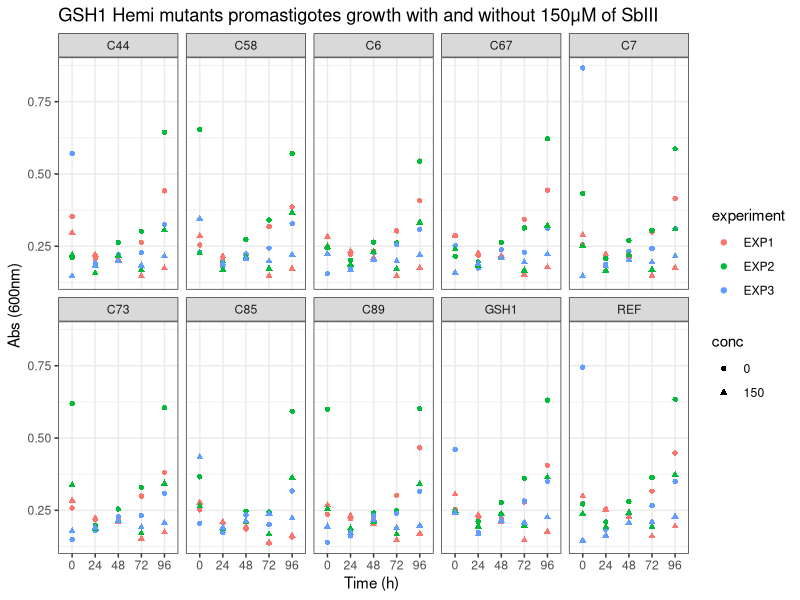
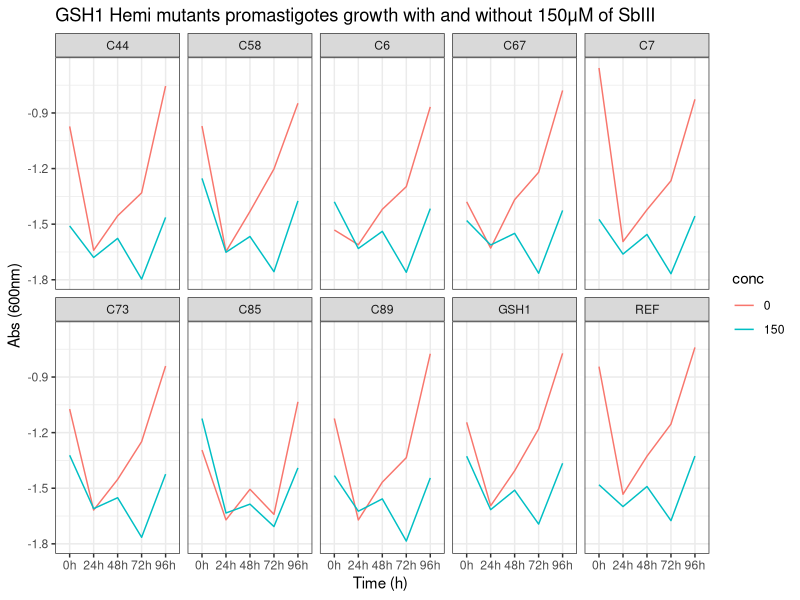
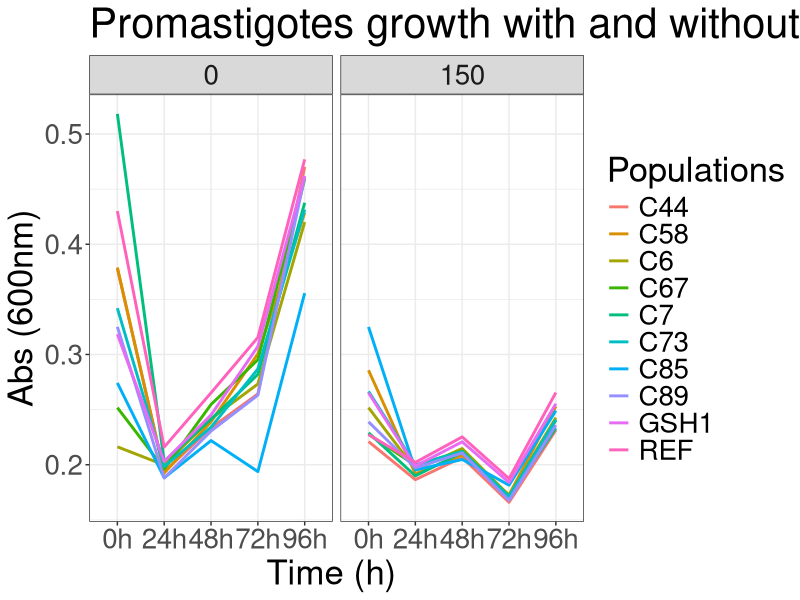
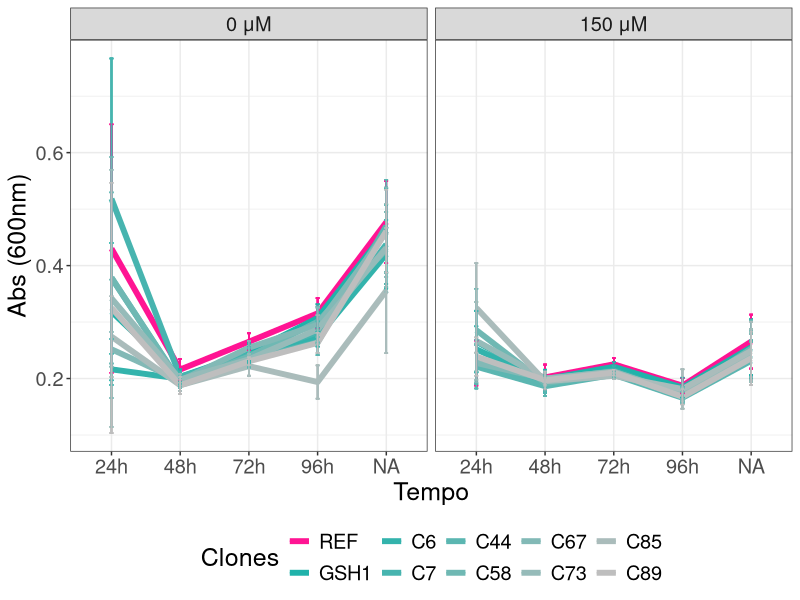
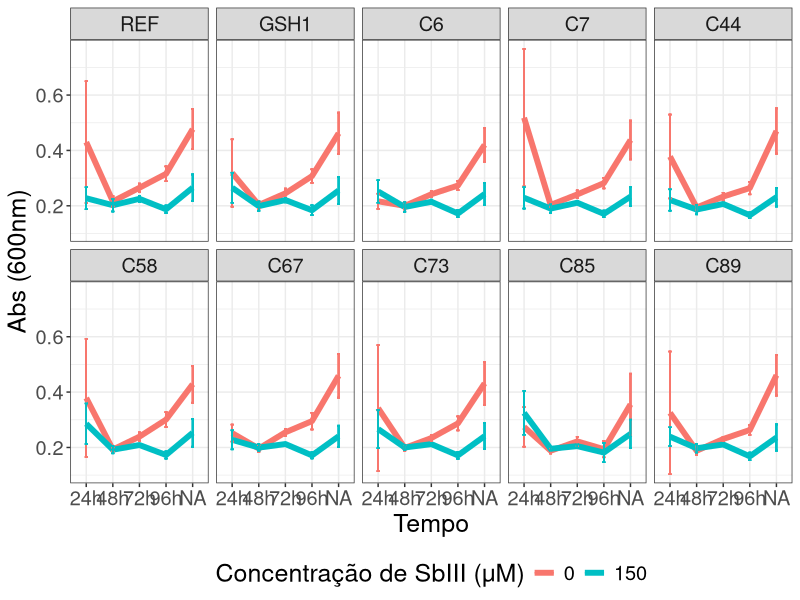
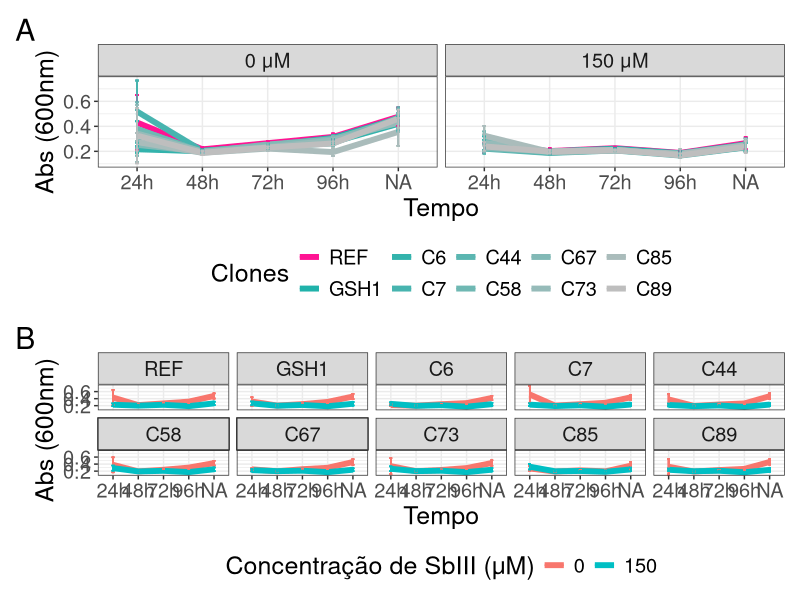
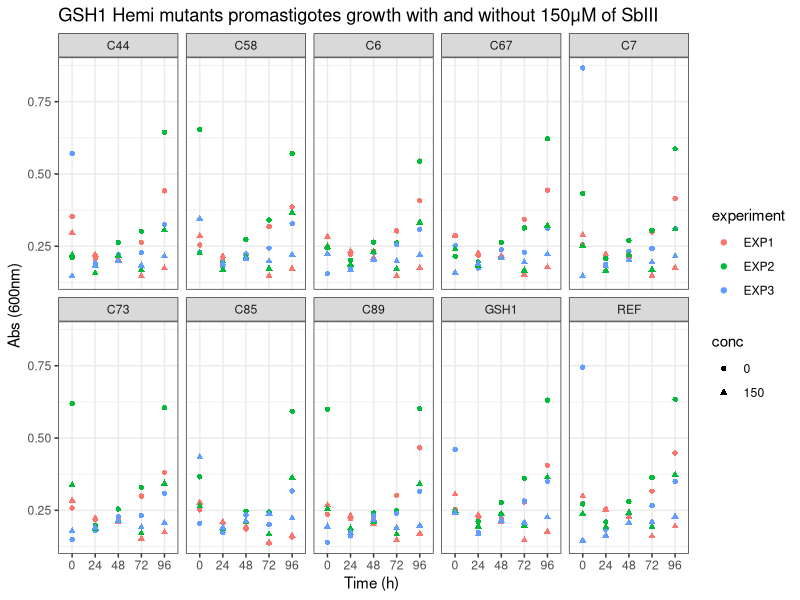
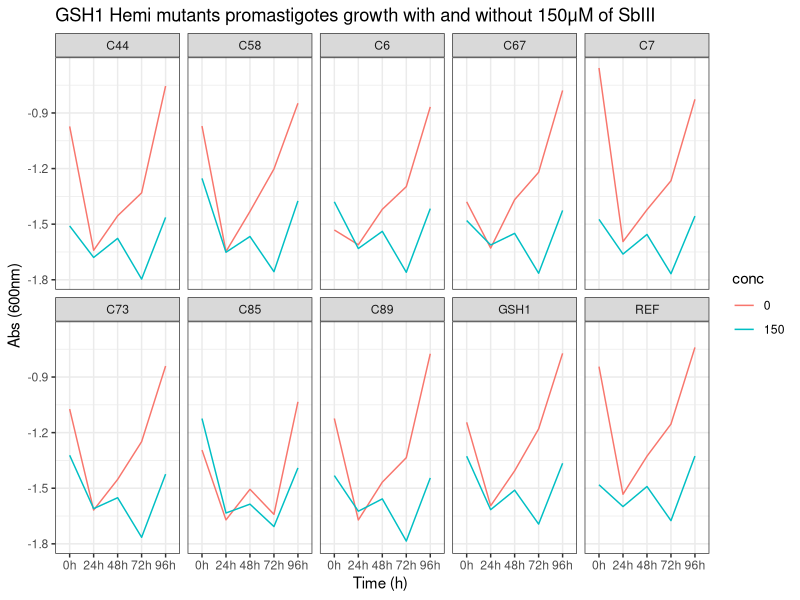

Reproduce these figures in R, in order.
################################################################################
############## Data cleaning  - Growth Curves GSH1 HKO clones  #################
################################################################################

library(dplyr)
library(ggplot2)


#Loading data
DataGC <- read.csv(file = "Data/Processed/DataGC.csv")

# Checking classes

sapply(DataGC, class)

DataGC$experiment <- as.factor(DataGC$experiment)
DataGC$conc <- as.factor(DataGC$conc)

# EDA

DataGC$tempo <- as.factor(DataGC$tempo)

DataGC_SUM_exp <- DataGC%>%
  group_by(pop, conc, tempo, experiment)%>%
  summarise(abs_exp = mean(abs), sd_value_abs_exp = sd(abs))

# Box-plot

GrowthC_DotPlot <- ggplot(DataGC_SUM_exp, aes(tempo, abs_exp, 
                                              shape = conc, 
                                              color = experiment)) +
  geom_point()+
  ggtitle("GSH1 Hemi mutants promastigotes growth with and without 150μM of SbIII") +
  labs(x = " Time (h)  ", y = "Abs (600nm)")+
  theme(plot.title = element_text(size = 14,face="bold"),
        axis.text.x = element_text(size = 10), 
        axis.text.y = element_text(size = 10),
        axis.title.x = element_text(size = 15),
        axis.title.y = element_text(size = 15))+
  facet_wrap(~pop, nrow = 2)+
  theme_bw()

GrowthC_DotPlot

ggsave("Figuras/01_GrowthC_DotPlot.png")
# Sumarizing

DataGC_sum <- DataGC%>%
  group_by(pop, conc, tempo)%>%
  summarise(mean_value = mean(abs), sd_value = sd(abs))

GrowthC_plot_Clone <- ggplot(DataGC_sum, aes(tempo, log(mean_value), group = conc)) +
  geom_line(aes(color = conc))+
  ggtitle("GSH1 Hemi mutants promastigotes growth with and without 150μM of SbIII") +
  labs(x = " Time (h)  ", y = "Abs (600nm)")+
  theme(plot.title = element_text(size = 14,face="bold"),
        axis.text.x = element_text(size = 10), 
        axis.text.y = element_text(size = 10),
        axis.title.x = element_text(size = 15),
        axis.title.y = element_text(size = 15))+
  scale_x_discrete(labels = c("0h", "24h", "48h", "72h", "96h")) +
  facet_wrap(~pop, nrow = 2)+
  theme_bw()

GrowthC_plot_Clone
ggsave("Figuras/02_GrowthC_plot_Clone.png")


# Todas juntas

GrowthC_plot <- ggplot(DataGC_sum, aes(tempo, mean_value, group = pop)) +
  geom_line(aes(color  = pop), size = 0.5, linewidth = 1)+
  ggtitle("Promastigotes growth with and without 150μM of SbIII") +
  labs(x = " Time (h)  ", y = "Abs (600nm)")+
  theme(plot.title = element_text(size = 14,face="bold"),
        axis.text.x = element_text(size = 10), 
        axis.text.y = element_text(size = 10),
        axis.title.x = element_text(size = 15),
        axis.title.y = element_text(size = 15))+
  scale_x_discrete(labels = c("0h", "24h", "48h", "72h", "96h")) +
  facet_wrap(DataGC_sum$conc)+
  theme_bw()

GrowthC_plot + labs(color = "Populations")+
  theme(text = element_text(size = 25))
ggsave("Figuras/03_GrowthC_plot.png")

# Remoção do dia zero:

DataGC_def <- DataGC%>%
  filter(tempo!= 1)

DataGC_def$conc <-  as.factor(DataGC_def$conc)

# Sumarização
DataGC_def$pop <- as.factor(DataGC_def$pop)
DataGC_sum <- DataGC_def%>%
  group_by(pop, conc, tempo)%>%
  summarise(mean_value = mean(abs), sd_value = sd(abs))

DataGC_error <- left_join(DataGC_def, DataGC_sum)

# Gŕafico de linhas com barras de erro

P1 <- DataGC_error%>%
  mutate(pop = factor(pop, levels = c("REF", "GSH1", "C6", "C7","C44",
                                      "C58","C67","C73", "C85", "C89")))%>%
ggplot() +
  aes(x = tempo, y = mean_value, colour = pop, group = pop) +
  geom_line(size = 2) +
  geom_errorbar(aes(ymax = mean_value + sd_value/sqrt(3),
                    ymin  = mean_value - sd_value/sqrt(3)), 
                width = 0.05)+
  scale_color_manual(values = c("deeppink", colorRampPalette(c("lightseagreen", "grey"))(9))) +
  scale_x_discrete(labels = c("24h", "48h", "72h", "96h"))+
  labs(x = "Tempo",
       y = "Abs (600nm)",
       color = "Clones")+
  theme_bw() +
  facet_wrap(vars(conc),labeller = labeller(conc = c("0" = "0 μM","150" = "150 μM")))+
  theme(text = element_text(size = 18),
        legend.position = "bottom")
P1
ggsave("Figuras/04_GrowthC_plot.png")

P2 <- DataGC_error%>%
  mutate(pop = factor(pop, levels = c("REF", "GSH1", "C6", "C7","C44",
                                      "C58","C67","C73", "C85", "C89")))%>%
  ggplot() +
  aes(x = tempo, y = mean_value, group = conc, color = conc) +
  geom_line(size = 2) +
  geom_errorbar(aes(ymax = mean_value + sd_value/sqrt(3),
                    ymin = mean_value - sd_value/sqrt(3)), width = 0.1)+
  facet_wrap(vars(pop), nrow = 2)+
  labs(x = "Tempo",
       y = "Abs (600nm)",
       color = "Concentração de SbIII (μM)")+
  scale_x_discrete(labels = c("24h", "48h", "72h", "96h"))+
  theme_bw() +
  theme(text = element_text(size = 18),
        legend.position = "bottom")

P2
ggsave("Figuras/05_GrowthC_plot.png")  

library(patchwork)

P1/P2 + plot_annotation(tag_levels = "A")

ggsave("Figuras/6_GrowthC_plot.png")  
